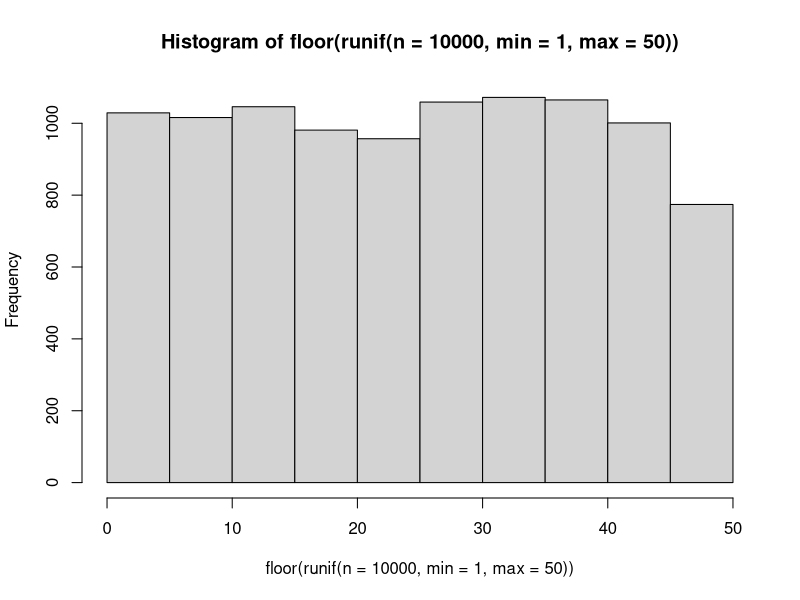
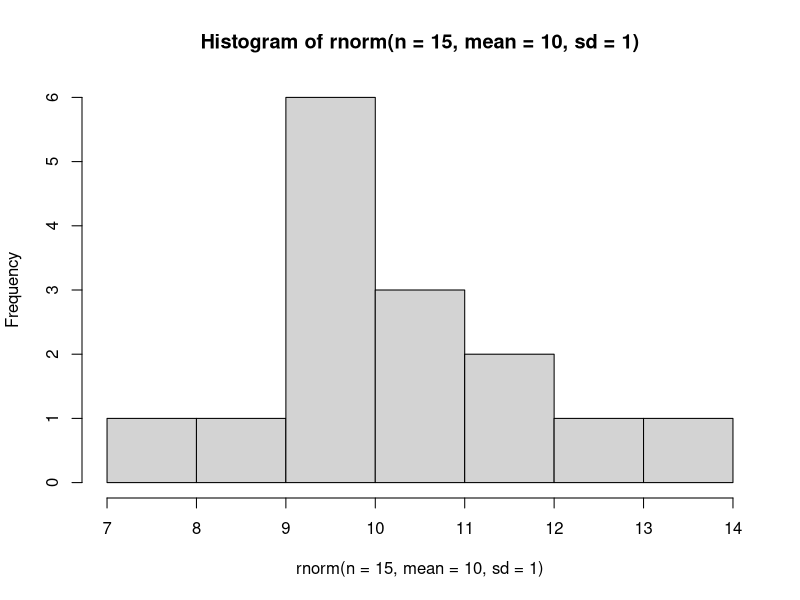
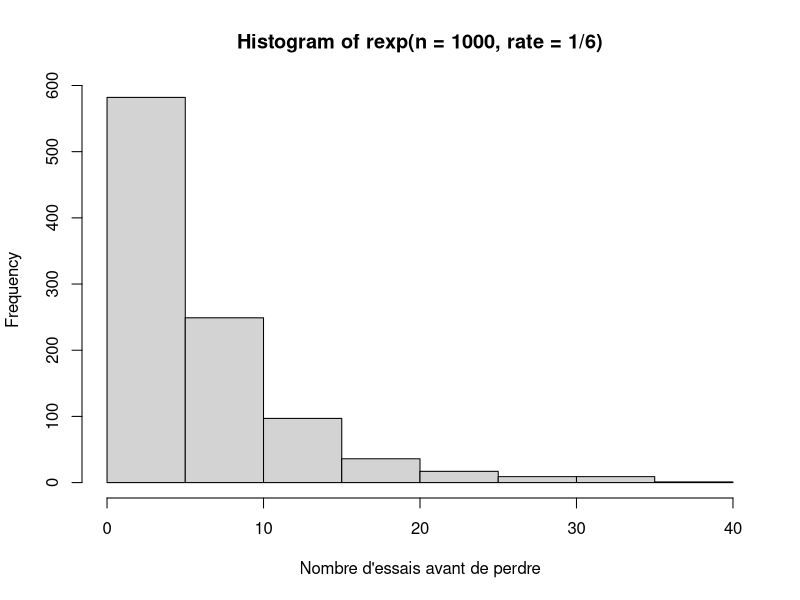
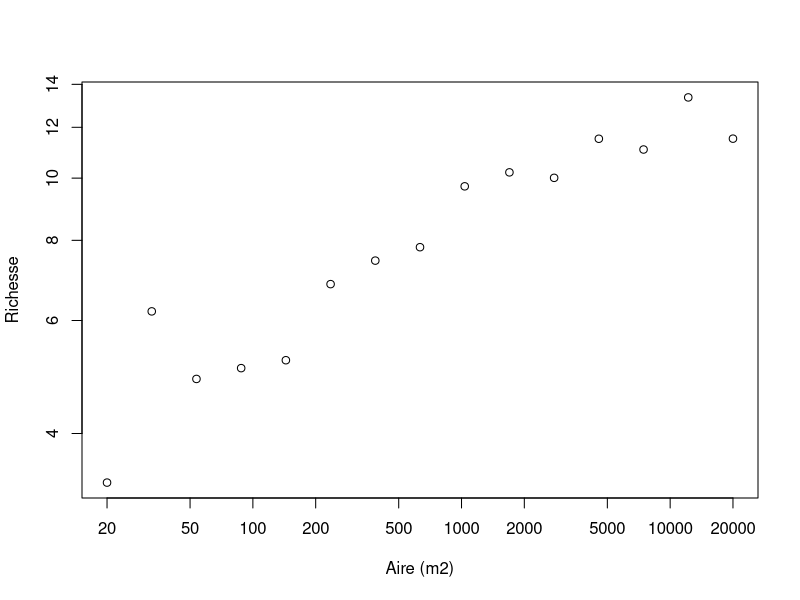
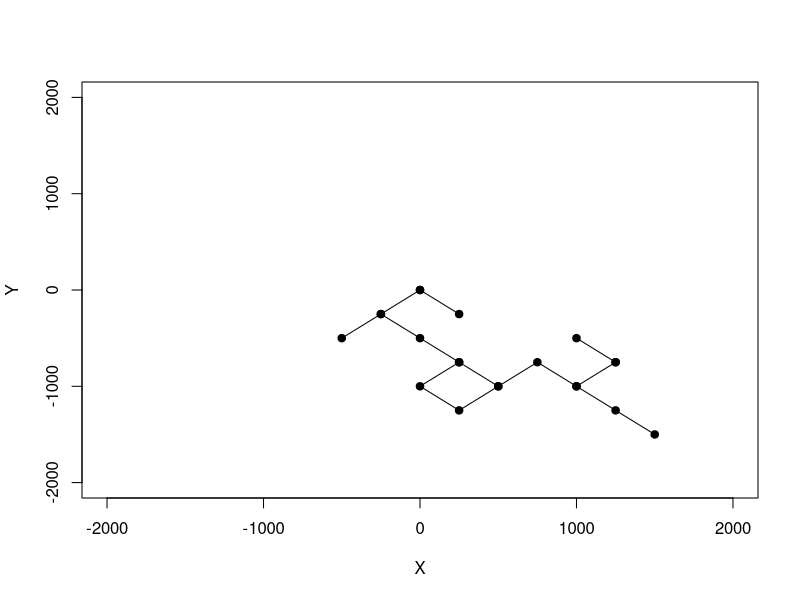
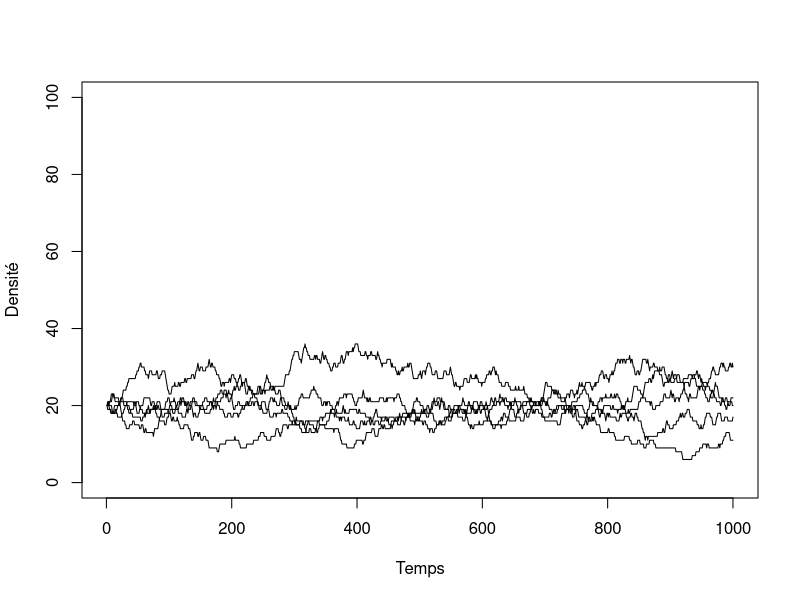

Generate these figures, in order, with R:
## ---- chunk 1
valeurs = c("2", "3", "4", "5", "6", "7", "8", "9", "10", "valet", "reine", "roi", "as")
couleurs = rep(c("pique", "trèfle", "carreau", "coeur"),each = 13)
cartes = paste(valeurs,"-",couleurs)
tirage = function(n, cartes) {
    sample(x = cartes, size = n, replace = FALSE)
}
tirage(3, cartes)
## ---- chunk 2
hist(floor(runif(n = 10000, min = 1, max = 50)))
## ---- chunk 3
hist(rnorm(n = 15, mean = 10, sd = 1))
## ---- chunk 4
rbinom(n = 10, size = 1, prob = 0.5)
## ---- chunk 5
rmultinom(n = 3, size = 1, prob = rep(1/6, 6))
## ---- chunk 6
hist(rexp(n = 1000, rate = 1/6), xlab = "Nombre d'essais avant de perdre")
## ---- chunk 7
A = 2*10^seq(1, 4, length.out = 15)
c = 3
z = 0.15
S = rnorm(15, mean = c*A^z, sd = 1.5)
## ---- chunk 8
plot(A, S, xlab = "Aire (m2)", ylab = "Richesse",log = "xy")
## ---- chunk 9
set.seed(1)
p <- 0.55
alea <- runif(n = 1, min = 0, max = 1)
if(alea < p) res = "pile" else res = "face" 
res
## ---- chunk 10
nsteps = 20
xy = matrix(0,nr = 21, nc = 2)
xy[1,] = c(0,0)
direction = 90
for(step in 2:(nsteps+1)) {
    # Son chemin en X
    if(runif(1,0,1) < 0.5) xy[step,1] = xy[step-1,1] + 250
    else xy[step,1] = xy[step-1,1] - 250

    # Son chemin en Y
    if(runif(1,0,1) < 0.5) xy[step,2] = xy[step-1,2] + 250
    else xy[step,2] = xy[step-1,2] - 250
}
## ---- chunk 11
plot(xy[,1],xy[,2], type = "l", xlim = c(-2000,2000),ylim = c(-2000,2000),
    xlab = "X", ylab = "Y")
points(xy[,1],xy[,2],pch = 19)
## ---- chunk 12
etats <- c("A", "B", "C", "D", "E")
p = c(0.1, 0.5, 0.2, 0.05, 0.15)
sum(p)

# On utilise cumsum pour calculer la probabilité cumulative
cump <- cumsum(p)
cump
## ---- chunk 13
alea <- runif(1,0,1)
alea
n_etats <- 5
i = 1
plus_petit = FALSE
while(plus_petit == FALSE) {
    if(alea < cump[i]) {
        decision = etats[i]
        plus_petit = TRUE
    }
    else {
        i = i + 1
    }
}
decision
## ---- chunk 14
tirage <- function(p) {
    etats <- c("A", "B", "C", "D", "E")
    res <- rmultinom(n=1,size=1,prob=p)
    etats[which(res==1)]
}
tirage(p)
## ---- chunk 15
nsteps <- 1000
S <- 5
K <- 100
N <- matrix(nr = nsteps, nc = S)

# Une fonction utile pour faire des tirages
# Elle retourne la position de l'espèce pigée au hasard
tirage  <- function(p) {
    res <- rmultinom(n=1,size=1,prob=p)
    return(which(res==1))
}
## ---- chunk 16
# On démarre la simulation avec 20 individus par espèce
N[1,] =rep(K/S, S)

# La boucle principale 
for(step in 2:nsteps) {
    
    # Calcul de l'abondance relative
    p = N[step-1,] / K

    # On tire l'identité de l'espèce qui meurt
    ID_mort = tirage(p)

    # On applique le changement
    N[step,] = N[step-1,]
    N[step,ID_mort] = N[step,ID_mort] - 1

    # On tire l'identité de la recrue
    ID_recrue = tirage(p)
    N[step,ID_recrue] = N[step,ID_recrue] + 1
}
## ---- chunk 17
# Illustration des résultats
plot(c(1:nsteps), N[,1], type = "l", ylim = c(0,K), 
    xlab = "Temps", ylab = "Densité")
for(i in 2:S) lines(c(1:nsteps), N[,i])
